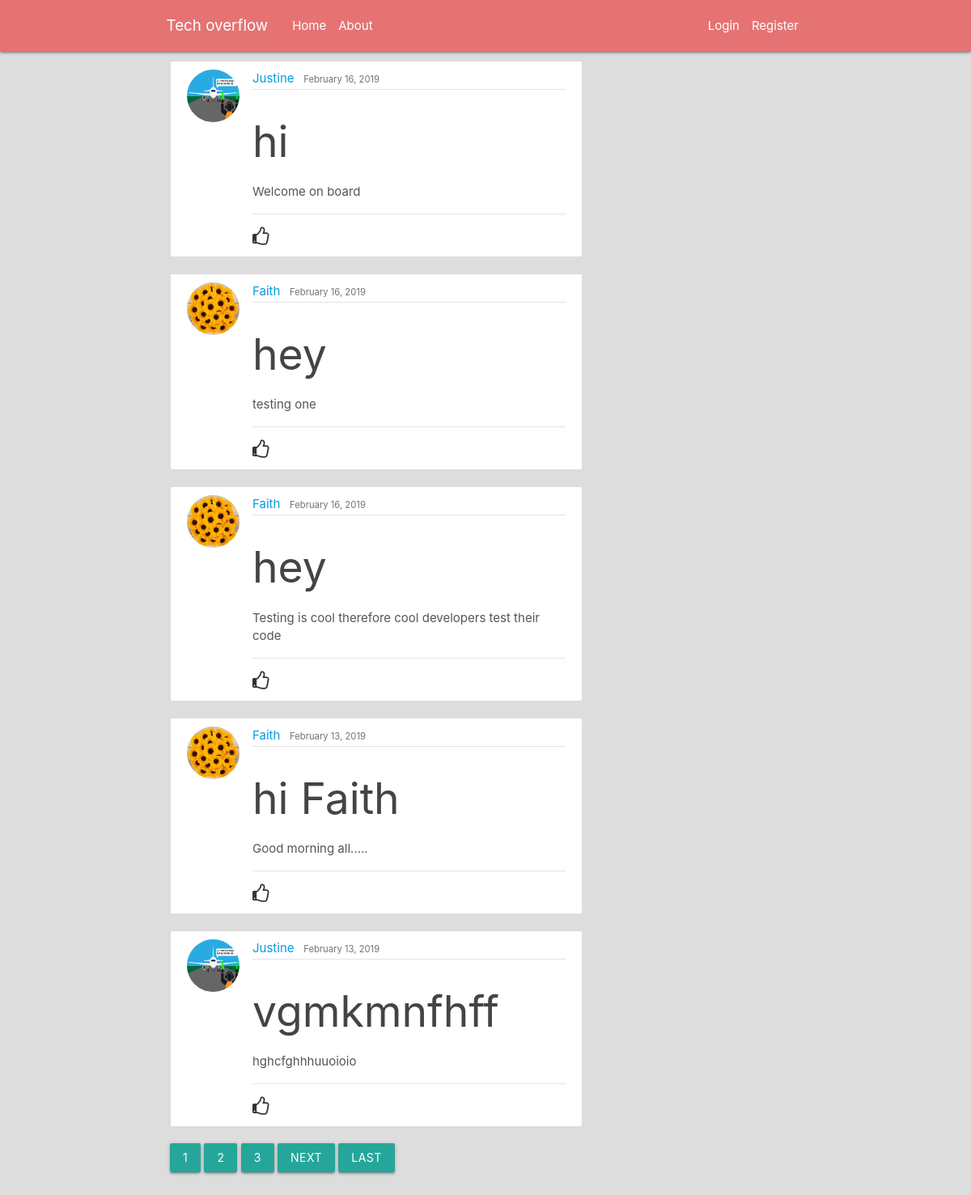
The page / on the database its author committed.
### blog/models.py (models this page shows, shortened)
class Post(models.Model):
    title = models.CharField(max_length=100)
    content = models.TextField()
    date_posted = models.DateTimeField(default=timezone.now)
    author = models.ForeignKey(User, on_delete=models.CASCADE)

### users/models.py (models this page shows, shortened)
class Profile(models.Model):
    user =  models.OneToOneField(User, on_delete=models.CASCADE)
    image = models.ImageField(default='default.jpg', upload_to='profile_pictures')

### blog/views.py (the view)
# urls.py: path('', PostListView.as_view(), name='blog-home'),
class PostListView(ListView):
    model = Post
    template_name = 'blog/home.html'  # <app>/<model>_<viewtype>.html
    context_object_name = 'posts'
    ordering =['-date_posted']
    paginate_by = 5

### blog/templates/blog/home.html (shortened to what this page needs)
{% extends "blog/base.html" %}
{% block body %}
{% for post in posts %}
<article class="media content-section">
    <img class="rounded-circle article-img" src="{{post.author.profile.image.url}}" alt="post author profile picture">
    <div class="media-body">
        <div class="article-metadata">
            <a class="mr-2" href="{% url 'user-posts' post.author.username %}">{{ post.author }}</a>
            <small class="text-muted">{{ post.date_posted | date:"F d, Y"}}</small>
        </div>
        <h2><a class="article-title" href="{% url 'post-detail' post.id %}">{{ post.title }}</a></h2>
        <p class="article-content">{{ post.content }}</p>
        <hr>
        <div>
            <i style="font-size:24px" class="fa like">&#xf087;</i>
        </div>
    </div>
</article>
{% endfor %}
{% if is_paginated %}
    {% for num in page_obj.paginator.page_range %}
        {% if page_obj.number == num %}
            <a href="?page={{num}}" class="btn btn-success mb-4">{{num}}</a>
            {% elif num > page_obj.number|add:'-3' and num < page_obj.number|add:'3'  %}
            <a href="?page={{num}}" class="btn btn-outline-success mb-4">{{num}}</a>
        {% endif %}
    {% endfor %}
    {% if page_obj.has_next %}
        <a href="?page={{page_obj.next_page_number}}" class="btn btn-outline-success mb-4">Next</a>
        <a href="?page={{page_obj.paginator_number}}" class="btn btn-outline-success mb-4">last</a>
    {% endif %}
{% endif %}
{% endblock %}

### blog/static/blog/style.css (style rules this page uses)
body { background: #ddd; color: #333333; margin-top: 5rem; }
h1, h2, h3, h4, h5, h6 { color: #444444; }
p { color:#555; }
.content-section { background: #ffffff; padding: 10px 20px; border: 1px solid #dddddd; border-radius: 3px; margin-bottom: 20px; }
.article-title { color: #444444; }
.article-content { white-space: pre-line; }
.article-img { height: 65px; width: 65px; margin-right: 16px; }
.article-metadata { padding-bottom: 1px; margin-bottom: 4px; border-bottom: 1px solid #e3e3e3 }

### rows shown on the page
Post: author.profile.image (picture), author "Justine", date_posted "February 16, 2019", title "hi", content "Welcome on board"
Post: author.profile.image (placeholder picture), author "Faith", date_posted "February 16, 2019", title "hey", content "testing one"
Post: author.profile.image (placeholder picture), author "Faith", date_posted "February 16, 2019", title "hey", content "Testing is cool therefore cool developers test their code"
Post: author.profile.image (placeholder picture), author "Faith", date_posted "February 13, 2019", title "hi Faith", content "Good morning all....."
Post: author.profile.image (picture), author "Justine", date_posted "February 13, 2019", title "vgmkmnfhff", content "hghcfghhhuuoioio"

### other values the page prints
{{ num }} "1"
{{ num }} "2" "3"
